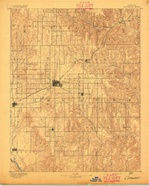
#> input picture data/KS_Coldwater_802112_1892_125000.jpg, 149 x 186 px, shrunk from 2398 x 2990 before the run
$ python skeleton_extraction_v2.py ../data/KS_Coldwater_802112_1892_125000.jpg out.png
#> lines starting #> are read from the running program, lines starting #| are printed output that depends on the picture; after the words box and inside, x2 and y2 are one past the last pixel; in counts of white or black regions, pixels touching at a corner belong together
# -*- coding: utf-8 -*-
"""
Contour-line skeleton extraction - connected-component version.

Each connected line is extracted independently: a per-component skeleton is
computed, numbered, and stored with its pixel coordinates.

Pipeline (per component):
    1. 1-pixel dilation to glue small breaks.
    2. Zhang-Suen thinning via :func:`cv2.ximgproc.thining`.
    3. Optional "edge-extension truncation" that compresses a chain of
       edge-touching pixels into a single edge pixel while keeping the
       connection to the line's interior intact.

Outputs (under ``output_dir``):
    - ``skeleton_figure6.png``: white-background, black-line combined skeleton.
    - ``skeleton_data.json``: per-line skeleton length, centroid, and pixel
      coordinates (sorted by row then column).
    - ``skeletons/line_XXXX.png``: individual per-line skeleton images.
"""

import cv2
import numpy as np
import matplotlib.pyplot as plt
from matplotlib import pyplot as pylab


def imread_unicode(path):
    """
    Read an image even when its path contains non-ASCII characters.

    Parameters
    ----------
    path : str
        Image path.

    Returns
    -------
    numpy.ndarray or None
        BGR image, or ``None`` if decoding fails.
    """
    data = np.fromfile(path, dtype=np.uint8)
    return cv2.imdecode(data, cv2.IMREAD_COLOR)


def find_connected_components(binary):
    """
    Locate all connected components (each independent line) in a binary mask.

    Parameters
    ----------
    binary : numpy.ndarray
        8-bit single-channel binary mask (white = foreground).

    Returns
    -------
    num_labels : int
        Number of labels (background included).
    labels : numpy.ndarray
        Integer label map, same shape as ``binary``.
    stats : numpy.ndarray
        Per-label statistics (``cv2.CC_STAT_*``).
    centroids : numpy.ndarray
        Per-label centroid ``(x, y)``.
    """
    # Connected-component stats over 8-connectivity.
    num_labels, labels, stats, centroids = cv2.connectedComponentsWithStats(binary, connectivity=8)
    return num_labels, labels, stats, centroids


def truncate_edge_extensions(skeleton, edge_margin=5):
    """
    Trim the spurious edge extensions that Zhang-Suen thinning leaves behind.

    Near the image border the thinning algorithm produces a run of N edge
    pixels (e.g. 6 horizontal pixels along the top edge) because of the
    asymmetric border handling. The v3 endpoint detector interprets each of
    these as a separate endpoint, which is incorrect. This helper compresses
    each "edge run" into a single edge pixel while preserving all the
    interior pixels that genuinely belong to the line.

    Strategy
    --------
    - ``cluster`` = 8-connected skeleton pixels within ``edge_margin``.
    - "along-edge" pixels (those lying strictly on the outermost row/column)
      are mostly deleted.
    - "internal-direction" pixels (inside ``edge_margin`` but not on the
      outermost row/column) are always kept because they really are part of
      the line's interior.
    - Among the along-edge pixels of each cluster, exactly one is kept: the
      one that is 8-adjacent to an internal-direction pixel, or (if no such
      pixel exists) the one closest to the inside.

    Parameters
    ----------
    skeleton : numpy.ndarray
        Binary skeleton image (0/255) to be modified in-place.
    edge_margin : int, optional
        Pixel distance from the image border considered "edge" (default 5).

    Returns
    -------
    tuple (skeleton, n_deleted)
        The (modified) skeleton and the number of pixels that were deleted.
    """
    h, w = skeleton.shape
    to_delete = set()

    # Collect edge pixels within edge_margin, bucketed by side of the image.
    edge_pixels_by_side = {'top': set(), 'bottom': set(), 'left': set(), 'right': set()}
    for y in range(h):
        for x in range(w):
            if skeleton[y, x] == 0:
                continue
            if y < edge_margin:
                edge_pixels_by_side['top'].add((x, y))
            elif y >= h - edge_margin:
                edge_pixels_by_side['bottom'].add((x, y))
            elif x < edge_margin:
                edge_pixels_by_side['left'].add((x, y))
            elif x >= w - edge_margin:
                edge_pixels_by_side['right'].add((x, y))

    # Cluster pixels per edge via 8-connectivity.
    for edge_name, pixel_set in edge_pixels_by_side.items():
        if not pixel_set:
            continue

        visited = set()
        for px, py in pixel_set:
            if (px, py) in visited:
                continue
            cluster = []
            queue = [(px, py)]
            visited.add((px, py))
            while queue:
                cx, cy = queue.pop()
                cluster.append((cx, cy))
                for dy in [-1, 0, 1]:
                    for dx in [-1, 0, 1]:
                        if dx == 0 and dy == 0:
                            continue
                        nx, ny = cx + dx, cy + dy
                        if (nx, ny) in pixel_set and (nx, ny) not in visited:
                            visited.add((nx, ny))
                            queue.append((nx, ny))

            # ── Classify the cluster ──
            # along_edge: pixels on the outermost row/column -> largely deleted
            # internal_dir: pixels inside edge_margin but not on the outermost
            #              row/column -> real interior -> always kept
            along_edge = []
            internal_dir = []
            for cx, cy in cluster:
                is_strict_edge = False
                if edge_name == 'top' and cy == 0:
                    is_strict_edge = True
                elif edge_name == 'bottom' and cy == h - 1:
                    is_strict_edge = True
                elif edge_name == 'left' and cx == 0:
                    is_strict_edge = True
                elif edge_name == 'right' and cx == w - 1:
                    is_strict_edge = True

                if is_strict_edge:
                    along_edge.append((cx, cy))
                else:
                    internal_dir.append((cx, cy))

            # internal_dir pixels are always kept.
            # Keep exactly one along_edge pixel: the one 8-adjacent to an
            # internal_dir pixel, so that the endpoint stays on the image
            # border instead of being pulled inward.
            kept_along = None
            if internal_dir:
                internal_set = set(internal_dir)
                for cx, cy in along_edge:
                    has_internal_neighbor = False
                    for dy in [-1, 0, 1]:
                        for dx in [-1, 0, 1]:
                            if dx == 0 and dy == 0:
                                continue
                            nx, ny = cx + dx, cy + dy
                            if (nx, ny) in internal_set:
                                has_internal_neighbor = True
                                break
                        if has_internal_neighbor:
                            break
                    if has_internal_neighbor:
                        kept_along = (cx, cy)
                        break
            else:
                # Cluster lies entirely on the edge (rare): keep the pixel
                # closest to the inside.
                if not along_edge:
                    continue
                if edge_name == 'top':
                    kept_along = max(along_edge, key=lambda p: p[1])
                elif edge_name == 'bottom':
                    kept_along = min(along_edge, key=lambda p: p[1])
                elif edge_name == 'left':
                    kept_along = max(along_edge, key=lambda p: p[0])
                elif edge_name == 'right':
                    kept_along = min(along_edge, key=lambda p: p[0])

            # Delete every along_edge pixel except the one we want to keep.
            for p in along_edge:
                if p != kept_along:
                    to_delete.add(p)

    for x, y in to_delete:
        skeleton[y, x] = 0

    return skeleton, len(to_delete)


def extract_skeleton_per_component(binary_dilated, labels, num_labels, edge_margin=5, truncate_edge=True):
    """
    Thin every connected component independently.

    For each non-background label in ``labels`` the dilated mask is isolated
    and thinned. If the thinned result has fewer than 10 % of the original
    pixels, the original mask is used instead (i.e. thinning is rejected).

    Parameters
    ----------
    binary_dilated : numpy.ndarray
        Binary mask after the 1-pixel dilation step.
    labels : numpy.ndarray
        Integer label map returned by
        :func:`cv2.connectedComponentsWithStats`.
    num_labels : int
        Number of labels (including background).
    edge_margin : int, optional
        Edge-distance threshold passed to :func:`truncate_edge_extensions`
        (default 5).
    truncate_edge : bool, optional
        Whether to apply the edge-extension truncation (default ``True``).
        When ``False``, the original (pre-truncation) behaviour is preserved.

    Returns
    -------
    tuple (skeletons, truncate_stats)
        ``skeletons`` is a dict ``{label: skeleton_image}`` containing one
        skeleton per component. ``truncate_stats`` is a dictionary with
        diagnostic counters (total components processed, edge-pixel counts
        before/after, and the number of pixels deleted by the truncation).
    """
    import cv2
    h, w = binary_dilated.shape
    skeletons = {}
    truncate_stats = {
        'total_lines': 0,
        'edge_pixels_before': 0,
        'edge_pixels_after': 0,
        'pixels_deleted': 0,
    }

    for label in range(1, num_labels):  # Skip background (label 0).
        # Mask for the current component.
        component_mask = (labels == label).astype(np.uint8) * 255

        # Skip tiny components.
        area = np.count_nonzero(component_mask)
        if area < 10:
            continue

        truncate_stats['total_lines'] += 1

        # Thin the mask without an edge guard so the algorithm produces a
        # natural skeleton.
        try:
            skeleton = cv2.ximgproc.thinning(component_mask)

            # Diagnostic: count edge pixels before truncation.
            skel_edge_before = (
                np.count_nonzero(skeleton[:edge_margin, :]) +
                np.count_nonzero(skeleton[-edge_margin:, :]) +
                np.count_nonzero(skeleton[:, :edge_margin]) +
                np.count_nonzero(skeleton[:, -edge_margin:])
            )
            truncate_stats['edge_pixels_before'] += skel_edge_before

            # Edge-extension truncation.
            if truncate_edge:
                skeleton, deleted_count = truncate_edge_extensions(skeleton, edge_margin)
                truncate_stats['pixels_deleted'] += deleted_count

            # Diagnostic: count edge pixels after truncation.
            skel_edge_after = (
                np.count_nonzero(skeleton[:edge_margin, :]) +
                np.count_nonzero(skeleton[-edge_margin:, :]) +
                np.count_nonzero(skeleton[:, :edge_margin]) +
                np.count_nonzero(skeleton[:, -edge_margin:])
            )
            truncate_stats['edge_pixels_after'] += skel_edge_after

            # If thinning destroyed too much, fall back to the dilated mask.
            skeleton_area = np.count_nonzero(skeleton)
            if skeleton_area < area * 0.1:  # Less than 10 % -> reject.
                skeletons[label] = component_mask
            else:
                skeletons[label] = skeleton
        except:
            # If anything goes wrong, keep the dilated mask.
            skeletons[label] = component_mask

    return skeletons, truncate_stats


def create_skeleton_image(skeletons, h, w):
    """
    Compose a single image from every per-line skeleton.

    Parameters
    ----------
    skeletons : dict
        ``{label: skeleton_image}`` as produced by
        :func:`extract_skeleton_per_component`.
    h : int
        Output image height.
    w : int
        Output image width.

    Returns
    -------
    numpy.ndarray
        White-background, black-line image of shape ``(h, w)``.
    """
    result = np.ones((h, w), dtype=np.uint8) * 255  # White background.

    for label, skeleton in skeletons.items():
        # Black skeleton.
        result[skeleton == 255] = 0

    return result


# [112 lines left out: function visualize_with_labels, not called in this run]


def main(image_path=None, output_dir=None):
    """
    Main entry point: extract per-line skeletons and write them to disk.

    Parameters
    ----------
    image_path : str or None, optional
        Path to the input image. ``None`` falls back to a legacy hard-coded
        path used in earlier tests.
    output_dir : str or None, optional
        Directory in which to write outputs. ``None`` falls back to the
        legacy ``data/test_2026`` directory.
    """
#> called with output_dir = 'out.png'
    # Defaults (backwards-compatible with old hard-coded paths).
    if image_path is None:
        image_path = r"I:\E\STME\data\26-Kong\break_figure_2.jpg"
    if output_dir is None:
        _default_base = os.path.join(os.path.dirname(os.path.abspath(__file__)),
                                      'data', 'test_2026')
        output_dir = _default_base

    import os
    import json

    skeletons_dir = os.path.join(output_dir, 'skeletons')
    skeleton_img_path = os.path.join(output_dir, 'skeleton_figure6.png')
    json_path = os.path.join(output_dir, 'skeleton_data.json')

    print("=" * 60)
    print("Contour Skeleton Extraction - Connected Components Version")
    print("=" * 60)

    # 1. Load image.
    print("\n[1] Loading image...")
    img = imread_unicode(image_path)
#> in imread_unicode, returned value is the input picture: shape (186, 149, 3); mean B, G, R 116.2, 180.7, 227.9
    if img is None:
        print(f"Error: Cannot load image")
        return
    gray = cv2.cvtColor(img, cv2.COLOR_BGR2GRAY)
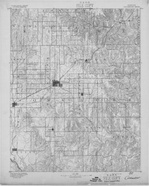
#> gray: shape (186, 149); min 60, max 225, mean 187.5
    print(f"    Image size: {img.shape[1]} x {img.shape[0]}")
#|     Image size: 149 x 186

    # 2. Binarise with threshold 150.
    print("\n[2] Binarising with threshold 150...")
    _, binary = cv2.threshold(gray, 150, 255, cv2.THRESH_BINARY_INV)
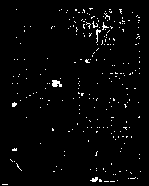
#> binary: shape (186, 149); 2.3% white in thin lines or dots, all inside (x1, y1, x2, y2) = (2, 8, 141, 185)
    print(f"    White pixels (before dilation): {np.count_nonzero(binary)}")
#|     White pixels (before dilation): 645

    # 2.5 Apply a 1-pixel dilation to glue small breaks.
    print("\n[2.5] Applying 1-pixel dilation to connect breaks...")
    kernel = np.ones((3, 3), np.uint8)
    binary_dilated = cv2.dilate(binary, kernel, iterations=1)
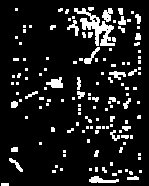
#> binary_dilated: shape (186, 149); 11.4% white; 138 white regions (103 under 20 px), largest, box (x1, y1, x2, y2) and area: (74, 8, 115, 46) 542, (89, 176, 119, 183) 125, (46, 77, 63, 88) 120
    print(f"    White pixels (after dilation): {np.count_nonzero(binary_dilated)}")
#|     White pixels (after dilation): 3166

    # 3. Connected components (run on the dilated mask).
    print("\n[3] Finding connected components (on dilated image)...")
    num_labels, labels, stats, centroids = find_connected_components(binary_dilated)
#> in find_connected_components, `num_labels, labels, stats, centroids = cv2.connectedComponentsWithStat..`:
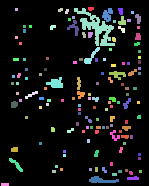
#> labels: shape (186, 149) int32; 139 distinct labels, from 0 to 138; one colour per label, 0 black
#> in find_connected_components, `num_labels, labels, stats, centroids = cv2.connectedComponentsWithStat..`: num_labels = 139; stats = 139 rows, first 6: [0, 0, 149, 186, 24548], [88, 7, 6, 4, 21], [15, 8, 3, 3, 9], [58, 8, 5, 4, 16], [65, 9, 4, 5, 16], [74, 8, 41, 38, 542]; centroids = 139 pairs, first value 4.5 to 140, second value 8.29 to 184
#> num_labels = 139
    print(f"    Total lines detected: {num_labels - 1}")
#|     Total lines detected: 138

    # 5. Per-component skeleton extraction.
    print("\n[5] Extracting connected regions for each component...")
    skeletons, truncate_stats = extract_skeleton_per_component(
        binary_dilated, labels, num_labels, edge_margin=5, truncate_edge=True)
#> the loop in extract_skeleton_per_component, `for label in range(1, num_labels):` made 138 passes
#> (area, skel_edge_before, deleted_count, skeleton_area) on passes 5, 6, 14, 55: (542, 0, 0, 123), (97, 0, 0, 22), (76, 0, 0, 20), (120, 0, 0, 20)
#> (area, skel_edge_before, deleted_count) on passes 65, 66, 73, 74, 78, 79: (39, 0, 0), (43, 0, 0), (26, 0, 0), (28, 0, 0), (43, 0, 0), (42, 0, 0)
#> pass 1, in extract_skeleton_per_component, `component_mask = (labels == label).astype(np.uint8) * 255`:
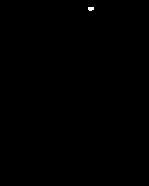
#> component_mask: shape (186, 149); 0.08% white; 1 white region, box (x1, y1, x2, y2) and area: (88, 7, 94, 11) 21
#> after the loop in extract_skeleton_per_component, `for label in range(1, num_labels):`:
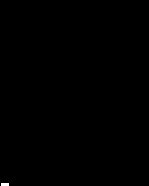
#> component_mask: shape (186, 149); 0.09% white; 1 white region, box (x1, y1, x2, y2) and area: (1, 183, 9, 186) 24
#> after the loop in extract_skeleton_per_component, `for label in range(1, num_labels):`: skeleton: shape (186, 149); 0% white in thin lines or dots, all inside (x1, y1, x2, y2) = (5, 185, 6, 186)
#> after the loop in extract_skeleton_per_component, `for label in range(1, num_labels):`: skeletons = 69 items; truncate_stats = {'total_lines': 69, 'edge_pixels_before': 26, 'edge_pixels_after': 15, 'pixels_deleted': 7}
#> skeletons = 69 items
    print(f"    Lines with data: {len(skeletons)}")
#|     Lines with data: 69
    print(f"    Truncate stats: total_lines={truncate_stats['total_lines']}, "
          f"edge pixels before={truncate_stats['edge_pixels_before']}, "
          f"after={truncate_stats['edge_pixels_after']}, "
          f"deleted={truncate_stats['pixels_deleted']}")
#|     Truncate stats: total_lines=69, edge pixels before=26, after=15, deleted=7

    # 6. Save the combined skeleton image.
    print("\n[6] Saving skeleton image...")
    h, w = binary.shape
#> h = 186; w = 149
    combined_skeleton = create_skeleton_image(skeletons, h, w)
#> the loop in create_skeleton_image, `for label, skeleton in skeletons.items():` made 69 passes
#> label on passes 1 to 12: 1, 3, 4, 5, 6, 7, 9, 11, 13, 14, 18, 19
#> after the loop in create_skeleton_image, `for label, skeleton in skeletons.items():`:
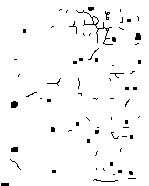
#> result: shape (186, 149); 96.9% white; black in thin lines or dots

    cv2.imwrite(skeleton_img_path, combined_skeleton)
    print(f"    Saved to: {skeleton_img_path}")

    # 7. Save per-line skeleton images and their pixel coordinates.
    print("\n[7] Saving individual line skeletons and coordinates...")
    os.makedirs(skeletons_dir, exist_ok=True)

    line_data = {}

    for label, skeleton in skeletons.items():
        line_path = os.path.join(skeletons_dir, f"line_{label:04d}.png")
        cv2.imwrite(line_path, skeleton)

        coords = np.where(skeleton == 255)
        pixel_coords = [(int(x), int(y)) for y, x in zip(coords[0], coords[1])]
        pixel_coords_sorted = sorted(pixel_coords, key=lambda p: (p[1], p[0]))

        line_data[label] = {
            'image_path': line_path,
            'skeleton_length': np.count_nonzero(skeleton),
            'pixel_coords': pixel_coords_sorted,
            'centroid': tuple(centroids[label]),
            'original_area': stats[label, cv2.CC_STAT_AREA]
        }
#> this loop made 69 passes
#> (label, coords) on passes 1, 4, 5, 9, 10, 13, 16, 17, 19, 21, 22, 23: (1, 21 positions, rows 7 to 10, columns 88 to 93), (5, 123 positions, rows 10 to 44, columns 76 to 112), (6, 22 positions, rows 11 to 19, columns 105 to 109), (13, 12 positions, rows 19 to 21, columns 127 to 130), (14, 20 positions, rows 21 to 33, columns 69 to 76), (21, 12 positions, rows 29 to 32, columns 23 to 25), (24, 36 positions, rows 33 to 39, columns 135 to 140), (26, 18 positions, rows 37 to 41, columns 112 to 115), (29, 17 positions, rows 48 to 59, columns 88 to 98), (36, 12 positions, rows 58 to 60, columns 79 to 82), (37, 12 positions, rows 58 to 61, columns 95 to 97), (39, 12 positions, rows 61 to 63, columns 73 to 76)
#> (label, coords, pixel_coords_sorted) on passes 2, 3, 6, 7, 11, 12: (3, ([9, 9, 10], [60, 61, 59]), [(60, 9), (61, 9), (59, 10)]), (4, ([10, 11, 12], [67, 66, 66]), [(67, 10), (66, 11), (66, 12)]), (7, ([9, 10, 11], [120, 120, 120]), [(120, 9), (120, 10), (120, 11)]), (9, ([16, 17, 18, 19, 20], [137, 138, 138, 138, 138]), [(137, 16), (138, 17), (138, 18), (138, 19), (138, 20)]), (18, ([26, 26, 27], [52, 53, 51]), [(52, 26), (53, 26), (51, 27)]), (19, ([27, 28, 28, 29, 29], [119, 120, 121, 122, 123]), [(119, 27), (120, 28), (121, 28), (122, 29), (123, 29)])
#> after the loop, line_data = 69 items

    print(f"    Saved {len(line_data)} line images to: {skeletons_dir}")
#|     Saved 69 line images to: out.png/skeletons

    # 8. Save a JSON summary.
    print("\n[8] Saving JSON data...")
    json_data = {
        'metadata': {
            'total_lines': len(skeletons),
            'threshold': 150,
            'image_size': {'width': int(img.shape[1]), 'height': int(img.shape[0])}
        },
        'lines': {}
    }

    for label in sorted(line_data.keys()):
        info = line_data[label]
        json_data['lines'][str(label)] = {
            'skeleton_length': int(info['skeleton_length']),
            'original_area': int(info['original_area']),
            'centroid': {'x': float(info['centroid'][0]), 'y': float(info['centroid'][1])},
            'pixel_count': len(info['pixel_coords']),
            'image_path': info['image_path'],
            'pixel_coords': [[int(x), int(y)] for x, y in info['pixel_coords']]
        }
#> this loop made 69 passes
#> after the loop, json_data = 2 items

    with open(json_path, 'w') as f:
        json.dump(json_data, f, indent=2)
    print(f"    JSON data saved to: {json_path}")

    print("\n" + "=" * 60)
    print("Done! Skeleton data ready for breakpoint detection.")
    print("=" * 60)
    print("\nOutput files:")
    print("  - skeleton_figure6.png: Combined skeleton")
    print("  - skeleton_data.json: Full data (lines + pixel coords)")
    print("  - skeletons/line_XXXX.png: Individual line images")


if __name__ == '__main__':
    import sys
    # CLI: python skeleton_extraction_v2.py [image_path] [output_dir]
    img_arg = sys.argv[1] if len(sys.argv) > 1 else None
    out_arg = sys.argv[2] if len(sys.argv) > 2 else None
    main(image_path=img_arg, output_dir=out_arg)
